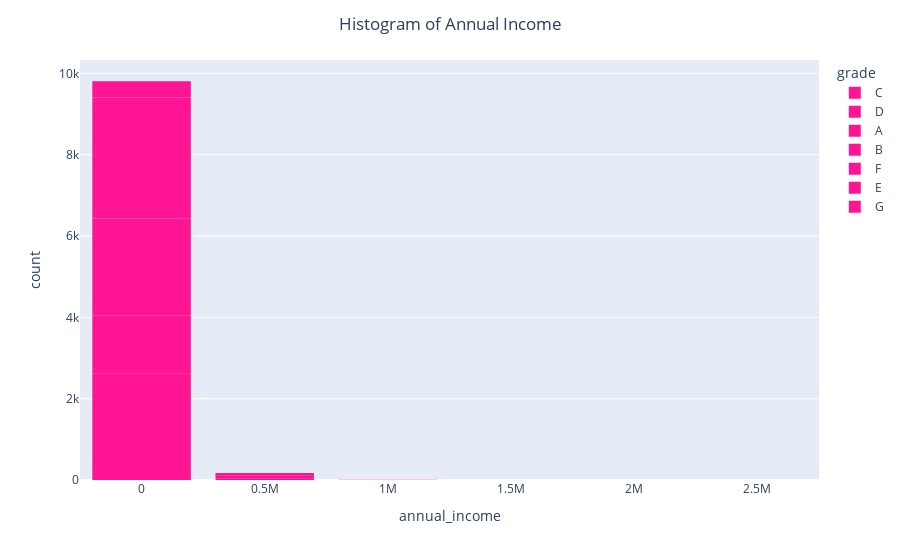

The notebook cell saved with this chart:
### Markdown cell above
**Problem 1** Create a histogram of your own! Try making a histogram of one of the other pieces of numerical data. Make it as fancy as you want. Include some categorical information. Do you learn anything from your graph? If so what?

### Code cell
# Your code here
fig = px.histogram(DF,
                   nbins=5,
                   x='annual_income',
                   color='grade',
                   color_discrete_sequence=['deeppink'])

fig.update_layout(bargap=0.2,
                  title='Histogram of Annual Income',
                  title_x=0.5)
fig.show()

### Figure 1 — Plotly figure (JSON) as saved in the notebook; plotly's stock layout.template omitted (floating-point values rounded to 4 significant figures; data arrays with more than 128 entries replaced by an {"elided": "..."} marker saying what was removed)
{"data": [{"alignmentgroup": "True", "bingroup": "x", "hovertemplate": "grade=C<br>annual_income=%{x}<br>count=%{y}<extra></extra>", "legendgroup": "C", "marker": {"color": "deeppink", "pattern": {"shape": ""}}, "name": "C", "nbinsx": 5, "offsetgroup": "C", "orientation": "v", "showlegend": true, "type": "histogram", "x": {"elided": "2653 float values"}, "xaxis": "x", "yaxis": "y"}, {"alignmentgroup": "True", "bingroup": "x", "hovertemplate": "grade=D<br>annual_income=%{x}<br>count=%{y}<extra></extra>", "legendgroup": "D", "marker": {"color": "deeppink", "pattern": {"shape": ""}}, "name": "D", "nbinsx": 5, "offsetgroup": "D", "orientation": "v", "showlegend": true, "type": "histogram", "x": {"elided": "1446 float values"}, "xaxis": "x", "yaxis": "y"}, {"alignmentgroup": "True", "bingroup": "x", "hovertemplate": "grade=A<br>annual_income=%{x}<br>count=%{y}<extra></extra>", "legendgroup": "A", "marker": {"color": "deeppink", "pattern": {"shape": ""}}, "name": "A", "nbinsx": 5, "offsetgroup": "A", "orientation": "v", "showlegend": true, "type": "histogram", "x": {"elided": "2459 float values"}, "xaxis": "x", "yaxis": "y"}, {"alignmentgroup": "True", "bingroup": "x", "hovertemplate": "grade=B<br>annual_income=%{x}<br>count=%{y}<extra></extra>", "legendgroup": "B", "marker": {"color": "deeppink", "pattern": {"shape": ""}}, "name": "B", "nbinsx": 5, "offsetgroup": "B", "orientation": "v", "showlegend": true, "type": "histogram", "x": {"elided": "3037 float values"}, "xaxis": "x", "yaxis": "y"}, {"alignmentgroup": "True", "bingroup": "x", "hovertemplate": "grade=F<br>annual_income=%{x}<br>count=%{y}<extra></extra>", "legendgroup": "F", "marker": {"color": "deeppink", "pattern": {"shape": ""}}, "name": "F", "nbinsx": 5, "offsetgroup": "F", "orientation": "v", "showlegend": true, "type": "histogram", "x": [72000, 84000, 24000, 64000, 118000, 71500, 42000, 50840, 190000, 73000, 17000, 60000, 150000, 68274, 55000, 48000, 65000, 80000, 50000, 0, 130000, 60000, 75000, 150000, 200000, 92000, 50000, 88000, 48712, 120000, 52680, 38000, 65000, 87000, 58000, 69854, 70000, 42500, 40000, 35000, 74000, 42000, 95000, 75000, 50000, 99000, 170000, 36000, 55000, 78000, 105000, 170000, 115000, 28000, 130000, 20000, 65000, 20000], "xaxis": "x", "yaxis": "y"}, {"alignmentgroup": "True", "bingroup": "x", "hovertemplate": "grade=E<br>annual_income=%{x}<br>count=%{y}<extra></extra>", "legendgroup": "E", "marker": {"color": "deeppink", "pattern": {"shape": ""}}, "name": "E", "nbinsx": 5, "offsetgroup": "E", "orientation": "v", "showlegend": true, "type": "histogram", "x": {"elided": "335 int values"}, "xaxis": "x", "yaxis": "y"}, {"alignmentgroup": "True", "bingroup": "x", "hovertemplate": "grade=G<br>annual_income=%{x}<br>count=%{y}<extra></extra>", "legendgroup": "G", "marker": {"color": "deeppink", "pattern": {"shape": ""}}, "name": "G", "nbinsx": 5, "offsetgroup": "G", "orientation": "v", "showlegend": true, "type": "histogram", "x": [95731, 50000, 80000, 85000, 105000, 83000, 29000, 70000, 115000, 75000, 31000, 48000], "xaxis": "x", "yaxis": "y"}], "layout": {"autosize": true, "bargap": 0.2, "barmode": "relative", "legend": {"title": {"text": "grade"}, "tracegroupgap": 0}, "margin": {"t": 60}, "title": {"text": "Histogram of Annual Income", "x": 0.5}, "xaxis": {"anchor": "y", "autorange": true, "domain": [0, 1], "range": [-250000, 2750000], "title": {"text": "annual_income"}, "type": "linear"}, "yaxis": {"anchor": "x", "autorange": true, "domain": [0, 1], "range": [0, 10330.0], "title": {"text": "count"}}}}
